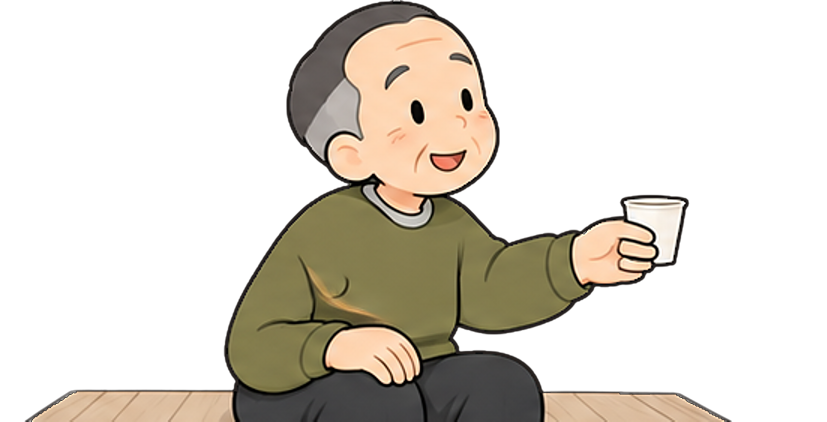
#> input picture web_test/assets_v4/v4_cz_offer.png, 1653 x 843 px, found by its file name (shown at 1/2 size)
$ python v6_prep.py ../assets_v4/v4_cz_offer.png ../assets_v4/v4_cz_given.png
#> lines starting #> are read from the running program, lines starting #| are printed output that depends on the picture; after the words box and inside, x2 and y2 are one past the last pixel; in counts of white or black regions, pixels touching at a corner belong together
"""Small art fixes for the citizen shots of the 36-second animatic (assets_v6).

usage: python3 tools/v6_prep.py ASSETS_V4 OUT
  ASSETS_V4  assets_v4 (v4_cz_offer.png, v4_cz_given.png made by tools/v4_prep.py)
  writes
  OUT/v6_cz_offer_calm.png  CUT 4a: the tea-offering picture with the open laugh closed into a faint smile, so his mood
                            builds from a quiet smile (tea) to serious (his story) to relieved (after the explanation)
  OUT/v6_hand_cup.png       CUT 5a: the official's hand holding the paper cup, taken from the CUT 4b picture, for the
                            foreground of the citizen's close shot (pre-blurred a little: it is nearer than the focus)
"""
import json, sys
from collections import deque
import numpy as np
from PIL import Image, ImageDraw, ImageFilter

V4, OUT = sys.argv[1], sys.argv[2]
meta = {}


def is_skin(rgb):
    r, g, b = rgb[..., 0], rgb[..., 1], rgb[..., 2]
    return (r > 205) & (g > 150) & (b > 120) & (r - b > 25) & (r - b < 100)


# ---------------------------------------------------------------- CUT 4a: close the laugh
im = np.asarray(Image.open(f"{V4}/v4_cz_offer.png").convert("RGBA")).copy()
#> im is the input picture: shape (843, 1653, 4); mean R, G, B, A 75.3, 66.5, 56, 83.7
X0, Y0, X1, Y1 = 820, 260, 980, 380                         # around the mouth (3x picture pixels)
win = im[Y0:Y1, X0:X1].astype(int)
red = (win[..., 0] > 150) & (win[..., 1] < 160) & (win[..., 0] - win[..., 1] > 40) & (win[..., 3] > 200)
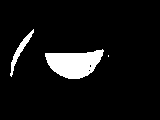
#> red: shape (120, 160) bool; 7.3% white; 3 white regions (1 under 20 px), largest, box (x1, y1, x2, y2) and area: (45, 49, 104, 79) 1168, (10, 29, 34, 77) 225
ys, xs = np.nonzero(red)
#> ys = 1395 values from 29 to 78; xs = 1395 values, max 108 at index 358, min 10 at index 1243, mean 64.97
cy, cx = int(ys.mean()), int(xs.mean())
#> cy = 60; cx = 64
# the mouth = the connected non-skin region at the red centre (dark outline + inside), not the wrinkles beside it
notskin = ~is_skin(win[..., :3]) & (win[..., 3] > 200)
#> in is_skin, `return (r > 205) & (g > 150) & (b > 120) & (r - b > 25) & (r - b < 100)`: returned value: shape (120, 160) bool; 77% white; 9 black regions (5 under 20 px), largest, box (x1, y1, x2, y2) and area: (38, 39, 114, 85) 2235, (89, 58, 160, 120) 1758, (9, 29, 34, 82) 286, (125, 15, 140, 47) 124
#> notskin: shape (120, 160) bool; 17.3% white; 9 white regions (5 under 20 px), largest, box (x1, y1, x2, y2) and area: (38, 39, 114, 85) 2235, (89, 58, 160, 120) 668, (9, 29, 34, 82) 286, (125, 15, 140, 47) 124
blob = np.zeros_like(notskin); blob[cy, cx] = True; q = deque([(cy, cx)])
while q:
    y, x = q.popleft()
    for ny, nx in ((y + 1, x), (y - 1, x), (y, x + 1), (y, x - 1)):
        if 0 <= ny < blob.shape[0] and 0 <= nx < blob.shape[1] and notskin[ny, nx] and not blob[ny, nx]:
            blob[ny, nx] = True; q.append((ny, nx))
#> this loop made 2235 passes
#> (y, x) on passes 1 to 3: (60, 64), (61, 64), (59, 64)
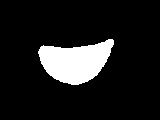
#> blob: shape (120, 160) bool; 11.6% white; 1 white region, box (x1, y1, x2, y2) and area: (38, 39, 114, 85) 2235
bys, bxs = np.nonzero(blob)
#> bys = 2235 values from 39 to 84; bxs = 2235 values, max 113 at index 12, min 38 at index 416, mean 74.95
mx0, mx1, my0, my1 = bxs.min(), bxs.max(), bys.min(), bys.max()
#> mx0 = 38; mx1 = 113; my0 = 39; my1 = 84
ring = win[max(0, my0 - 16):my1 + 16, max(0, mx0 - 16):mx1 + 16, :3].reshape(-1, 3)
skin = np.median(ring[is_skin(ring)], axis=0)
#> skin = [253, 214, 179]
# fill the mouth (grown past its dark outline) by diffusing the skin around it inward (a harmonic fill): the cheek's
# shading and blush carry on through the patch with no ring at its edge
grown = np.asarray(Image.fromarray((blob * 255).astype(np.uint8), "L").filter(ImageFilter.MaxFilter(11))) > 0
#> grown: shape (120, 160) bool; 18.7% white; 1 white region, box (x1, y1, x2, y2) and area: (33, 34, 119, 90) 3585
region = win[..., :3].astype(np.float32)
F = region.copy()
edge_ring = np.asarray(Image.fromarray((grown * 255).astype(np.uint8), "L").filter(ImageFilter.MaxFilter(9))) > 0
#> edge_ring: shape (120, 160) bool; 25% white; 1 white region, box (x1, y1, x2, y2) and area: (29, 30, 123, 94) 4803
F[edge_ring & ~grown & ~is_skin(win[..., :3])] = skin        # a wrinkle line next to the mouth must not bleed in
F[grown] = skin
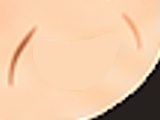
#> F: shape (120, 160, 3) float32; mean R, G, B 232.7, 196, 163.7
for _ in range(600):
    avg = (np.roll(F, 1, 0) + np.roll(F, -1, 0) + np.roll(F, 1, 1) + np.roll(F, -1, 1)) / 4
    F[grown] = avg[grown]
#> F: shape (120, 160, 3) float32; 18.67% of pixels changed, all inside (x1, y1, x2, y2) = (33, 34, 119, 90)
soft = np.asarray(Image.fromarray((grown * 255).astype(np.uint8), "L").filter(ImageFilter.GaussianBlur(1.0))).astype(np.float32)[..., None] / 255
win_rgb = region * (1 - soft) + F * soft
patched = im.copy()
patched[Y0:Y1, X0:X1, :3] = np.clip(win_rgb, 0, 255).astype(np.uint8)
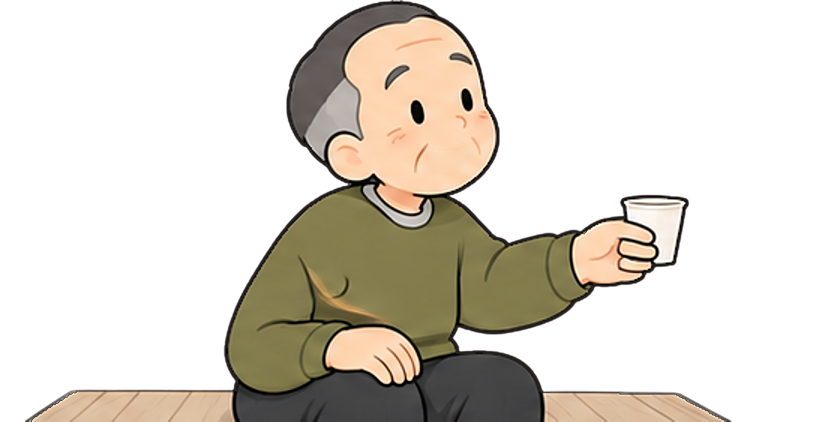
#> patched: shape (843, 1653, 4) (shown at 1/2 size); 0.26% of pixels changed, all inside (x1, y1, x2, y2) = (852, 293, 940, 351); transparent parts drawn white
# a faint closed smile along the top of where the mouth was (the sheet's own mouth-line colour)
pim = Image.fromarray(patched, "RGBA")
d = ImageDraw.Draw(pim)
w = mx1 - mx0
#> w = 75
ax, bx_ = X0 + mx0 + 0.18 * w, X0 + mx0 + 0.86 * w
#> ax = 871.5; bx_ = 922.5
ly = Y0 + my0 + 0.32 * (my1 - my0)
#> ly = 313.4
pts = [(ax + (bx_ - ax) * k / 20, ly + 5.5 * np.sin(np.pi * k / 20) - 2.0 * (k / 20)) for k in range(21)]
#> pts = 21 items, first 6: (871.5, 313.4), (874, 314.2), (876.6, 314.9), (879.1, 315.6), (881.7, 316.2), (884.2, 316.8)
d.line(pts, fill=(150, 72, 58, 255), width=5, joint="curve")
pim.save(f"{OUT}/v6_cz_offer_calm.png", optimize=True)
meta["mouth_box"] = [int(X0 + mx0), int(Y0 + my0), int(X0 + mx1), int(Y0 + my1)]
meta["skin"] = [int(v) for v in skin]

# ---------------------------------------------------------------- CUT 5a: his hand and the cup, for the foreground
giv = Image.open(f"{V4}/v4_cz_given.png").convert("RGBA")
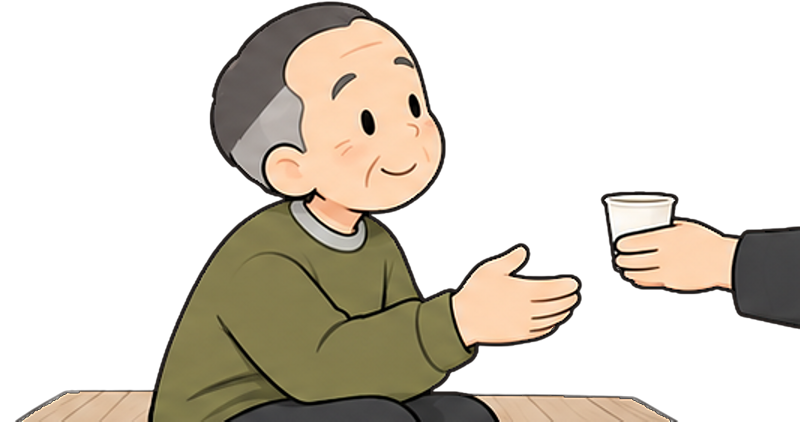
#> input picture web_test/assets_v4/v4_cz_given.png, 1599 x 843 px, found by its file name (shown at 1/2 size)
#> giv is the input picture: PIL image 1599x843 RGBA; mean R, G, B, A 81.8, 72.3, 60.5, 94.5
BOX = (1192, 330, giv.width, 600)                           # right of the citizen's fingers; the sleeve runs off the right edge
#> BOX = (1192, 330, 1599, 600)
piece = np.asarray(giv.crop(BOX)).astype(np.float32)
a = piece[..., 3:4] / 255
blur = lambda ch: np.asarray(Image.fromarray(np.clip(ch, 0, 255).astype(np.uint8), "L").filter(ImageFilter.GaussianBlur(2.2))).astype(np.float32)
pre = np.dstack([blur(piece[..., c] * a[..., 0]) for c in range(3)])
al = blur(a[..., 0] * 255)[..., None] / 255
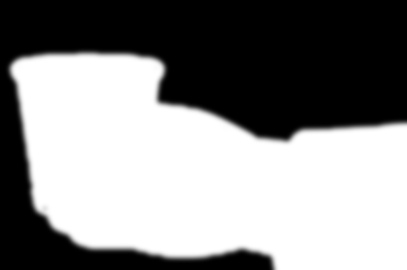
#> al: shape (270, 407, 1) float32; min 0, max 1, mean 0.541
Image.fromarray(np.dstack([pre / np.maximum(al, 1e-3), al * 255]).clip(0, 255).astype(np.uint8), "RGBA").save(f"{OUT}/v6_hand_cup.png", optimize=True)
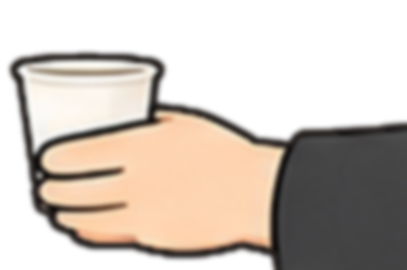
#> saved as v6_hand_cup.png: PIL image 407x270 RGBA; mean R, G, B, A 90, 80.1, 71.4, 138; transparent parts drawn white
meta["hand_cup"] = {"box": list(BOX), "cup_rim": [1279 - BOX[0], 391 - BOX[1]]}
json.dump(meta, open(f"{OUT}/v6_meta.json", "w"), indent=1)
print("ok", meta)
#| ok {'mouth_box': [858, 299, 933, 344], 'skin': [253, 214, 179], 'hand_cup': {'box': [1192, 330, 1599, 600], 'cup_rim': [87, 61]}}
